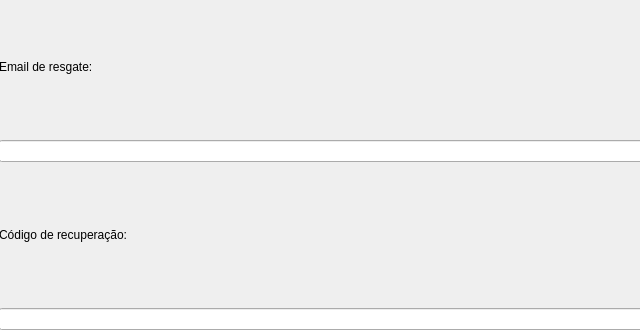
<?xml version="1.0" encoding="UTF-8"?>
<ui version="4.0">
 <class>Form</class>
 <widget class="QWidget" name="Form">
  <property name="geometry">
   <rect>
    <x>0</x>
    <y>0</y>
    <width>640</width>
    <height>330</height>
   </rect>
  </property>
  <property name="windowTitle">
   <string>Form</string>
  </property>
  <widget class="QWidget" name="verticalLayoutWidget">
   <property name="geometry">
    <rect>
     <x>-1</x>
     <y>-1</y>
     <width>651</width>
     <height>331</height>
    </rect>
   </property>
   <layout class="QVBoxLayout" name="verticalLayout">
    <item>
     <widget class="QLabel" name="label">
      <property name="text">
       <string>Email de resgate:</string>
      </property>
     </widget>
    </item>
    <item>
     <widget class="QLineEdit" name="lineEdit"/>
    </item>
    <item>
     <widget class="QLabel" name="label_2">
      <property name="text">
       <string>Código de recuperação:</string>
      </property>
     </widget>
    </item>
    <item>
     <widget class="QLineEdit" name="lineEdit_2"/>
    </item>
   </layout>
  </widget>
 </widget>
 <resources/>
 <connections/>
</ui>
